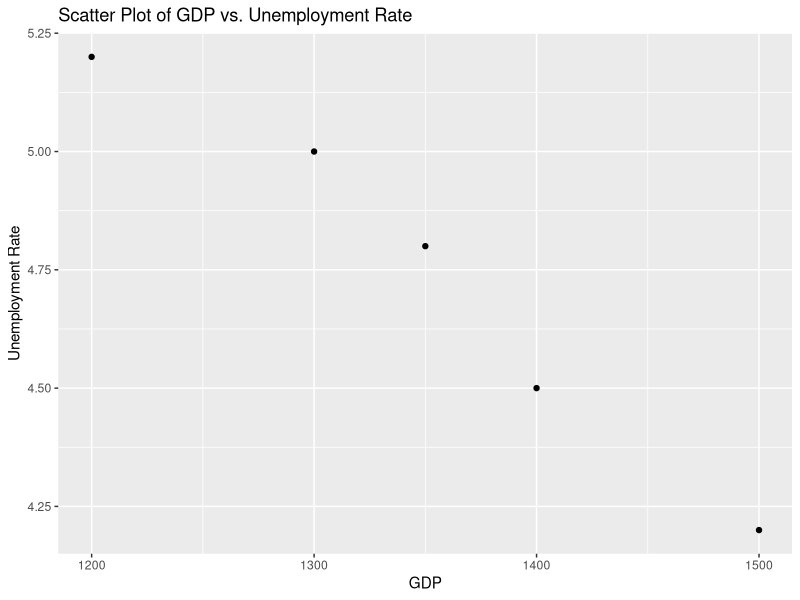
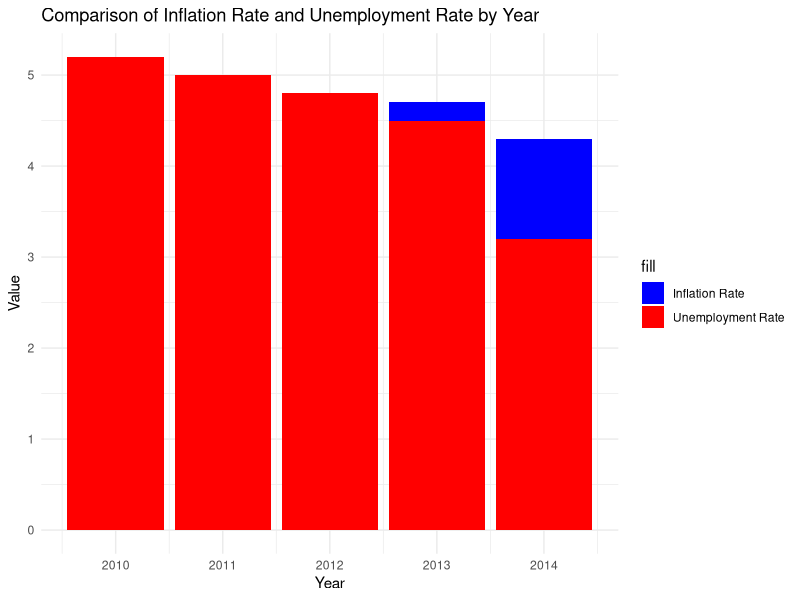
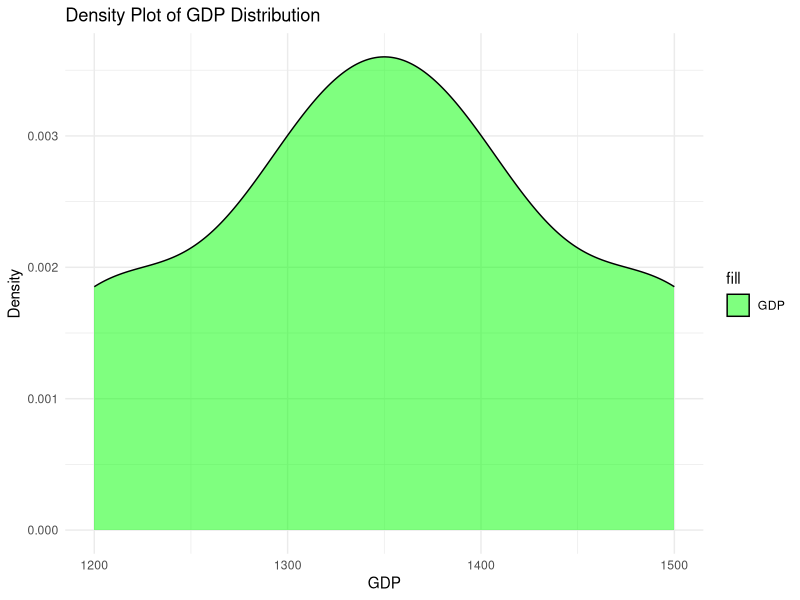

Recreate these plots in R, in order.
## ---- chunk 1
library(ggplot2)

# Sample data
economic_data <- data.frame(
  Year = c(2010, 2011, 2012, 2013, 2014),
  GDP = c(1200, 1300, 1350, 1400, 1500),
  UnemploymentRate = c(5.2, 5.0, 4.8, 4.5, 4.2)
)

# Create a scatter plot using ggplot2
ggplot(data = economic_data, aes(x = GDP, y = UnemploymentRate)) +
  geom_point() +
  labs(title = "Scatter Plot of GDP vs. Unemployment Rate",
       x = "GDP", y = "Unemployment Rate")
## ---- chunk 2
# Sample data
data <- data.frame(
  Year = c(2010, 2011, 2012, 2013, 2014),
  InflationRate = c(2.2, 2.0, 4.0, 4.7, 4.3),
  UnemploymentRate = c(5.2, 5.0, 4.8, 4.5, 3.2)
)

# Grouped bar plot using ggplot2
ggplot(data = data, aes(x = Year)) +
  geom_bar(aes(y = InflationRate, fill = "Inflation Rate"), stat = "identity", position = "dodge") +
  geom_bar(aes(y = UnemploymentRate, fill = "Unemployment Rate"), stat = "identity", position = "dodge") +
  labs(title = "Comparison of Inflation Rate and Unemployment Rate by Year",
       x = "Year", y = "Value") +
  scale_fill_manual(values = c("Inflation Rate" = "blue", "Unemployment Rate" = "red")) +
  theme_minimal()
## ---- chunk 3
# Density plot using ggplot2
ggplot(data = economic_data, aes(x = GDP, fill = "GDP")) +
  geom_density(alpha = 0.5) +
  labs(title = "Density Plot of GDP Distribution",
       x = "GDP", y = "Density") +
  scale_fill_manual(values = c("GDP" = "green")) +
  theme_minimal()
## ---- chunk 4
library(dplyr)

# Sample data
economic_data <- data.frame(
  Year = c(2010, 2011, 2012, 2013, 2014),
  GDP = c(1200, 1300, 1350, 1400, 1500),
  UnemploymentRate = c(5.2, 5.0, 4.8, 4.5, 4.2)
)

# Select specific columns
selected_data <- select(economic_data, Year, GDP) # UnemploymentRate
print(selected_data)
## ---- chunk 5
# Filter rows based on conditions
filtered_data <- filter(economic_data, Year >= 2010 & Year <= 2013)
print(filtered_data)
## ---- chunk 6
# Create a new variable
mutated_data <- mutate(economic_data, GDP_Millions = GDP / 1000)
print(mutated_data)
